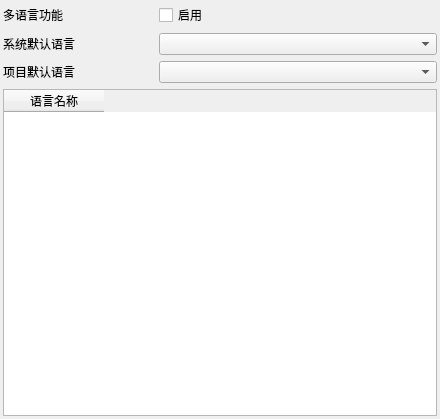
<?xml version="1.0" encoding="UTF-8"?>
<ui version="4.0">
 <class>CLanguageDialog</class>
 <widget class="QDialog" name="CLanguageDialog">
  <property name="geometry">
   <rect>
    <x>0</x>
    <y>0</y>
    <width>440</width>
    <height>419</height>
   </rect>
  </property>
  <property name="windowTitle">
   <string>语言管理</string>
  </property>
  <layout class="QVBoxLayout" name="verticalLayout">
   <property name="leftMargin">
    <number>3</number>
   </property>
   <property name="topMargin">
    <number>3</number>
   </property>
   <property name="rightMargin">
    <number>3</number>
   </property>
   <property name="bottomMargin">
    <number>3</number>
   </property>
   <item>
    <layout class="QHBoxLayout" name="horizontalLayout">
     <item>
      <widget class="QLabel" name="label">
       <property name="maximumSize">
        <size>
         <width>150</width>
         <height>16777215</height>
        </size>
       </property>
       <property name="text">
        <string>多语言功能</string>
       </property>
      </widget>
     </item>
     <item>
      <widget class="QCheckBox" name="checkBoxEnable">
       <property name="text">
        <string>启用</string>
       </property>
      </widget>
     </item>
    </layout>
   </item>
   <item>
    <layout class="QHBoxLayout" name="horizontalLayout_2">
     <item>
      <widget class="QLabel" name="label_2">
       <property name="maximumSize">
        <size>
         <width>150</width>
         <height>16777215</height>
        </size>
       </property>
       <property name="text">
        <string>系统默认语言</string>
       </property>
      </widget>
     </item>
     <item>
      <widget class="QComboBox" name="comboBoxSystem"/>
     </item>
    </layout>
   </item>
   <item>
    <layout class="QHBoxLayout" name="horizontalLayout_3">
     <item>
      <widget class="QLabel" name="label_3">
       <property name="maximumSize">
        <size>
         <width>150</width>
         <height>16777215</height>
        </size>
       </property>
       <property name="text">
        <string>项目默认语言</string>
       </property>
      </widget>
     </item>
     <item>
      <widget class="QComboBox" name="comboBoxProject"/>
     </item>
    </layout>
   </item>
   <item>
    <widget class="QTableWidget" name="tableWidget">
     <column>
      <property name="text">
       <string>语言名称</string>
      </property>
     </column>
    </widget>
   </item>
  </layout>
 </widget>
 <resources/>
 <connections/>
</ui>
